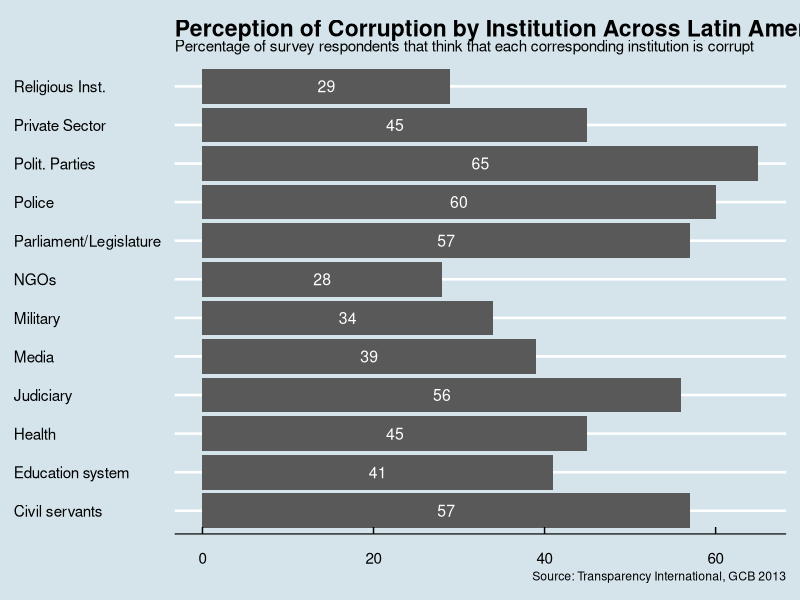

R code for this plot: (Note: this script raises an error after producing the figure.)
library(tidyverse)
library(ggplot2)
library(ggthemes)

institution_corruption <- read.csv("perception-of-corruption-by-institution-global.csv")

bar_institution <- institution_corruption %>%
  mutate(percentage = Global.corruption.perception.by.institutions....) %>%
  ggplot(aes(x = Entity, y = as.numeric(Global.corruption.perception.by.institutions....))) +
  labs(title = "Perception of Corruption by Institution Across Latin America", 
       subtitle = "Percentage of survey respondents that think that each corresponding institution is corrupt",
       caption = "Source: Transparency International, GCB 2013") +
  geom_bar(stat="identity") +
  theme_economist() + 
  coord_flip() +
  xlab(NULL) + 
  ylab(NULL) +
  theme(legend.position = "none") +
  geom_text(aes(label = percentage), size = 4, colour = "white", position = position_stack(vjust = 0.5))

write_rds(bar_institution, "~/Desktop/Corruption_Latin_America/App/bar_institution.rds")

point_institution <- institution_corruption %>%
  mutate(percentage = Global.corruption.perception.by.institutions....) %>%
  ggplot(aes(x = Entity, y = as.numeric(Global.corruption.perception.by.institutions....), fill = Entity)) +
  labs(title = "Perception of Corruption by Institution Across Latin America", 
       subtitle = "Percentage of survey respondents that think that each corresponding institution is corrupt",
       caption = "Source: Transparency International, GCB 2013") +
  geom_point() +
  theme_economist() + 
  coord_flip() +
  xlab(NULL) + 
  ylab(NULL) +
  theme(legend.position = "none") +
  geom_text(aes(label = percentage), size = 4, colour = "black", position = position_stack(vjust = 1.1))

write_rds(point_institution, "~/Desktop/Corruption_Latin_America/App/point_institution.rds")